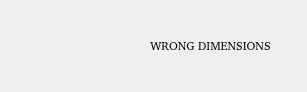
<?xml version="1.0" encoding="UTF-8"?>
<ui version="4.0">
 <class>warning</class>
 <widget class="QDialog" name="warning">
  <property name="geometry">
   <rect>
    <x>0</x>
    <y>0</y>
    <width>307</width>
    <height>92</height>
   </rect>
  </property>
  <property name="windowTitle">
   <string>Dialog</string>
  </property>
  <widget class="QLabel" name="label">
   <property name="geometry">
    <rect>
     <x>30</x>
     <y>20</y>
     <width>71</width>
     <height>61</height>
    </rect>
   </property>
   <property name="text">
    <string/>
   </property>
   <property name="pixmap">
    <pixmap>pictures/warning_sign.jpg</pixmap>
   </property>
   <property name="scaledContents">
    <bool>true</bool>
   </property>
  </widget>
  <widget class="QLabel" name="label_2">
   <property name="geometry">
    <rect>
     <x>110</x>
     <y>0</y>
     <width>201</width>
     <height>91</height>
    </rect>
   </property>
   <property name="font">
    <font>
     <family>Nimbus Mono PS [urw]</family>
    </font>
   </property>
   <property name="text">
    <string>WRONG DIMENSIONS</string>
   </property>
   <property name="alignment">
    <set>Qt::AlignCenter</set>
   </property>
  </widget>
 </widget>
 <resources/>
 <connections/>
</ui>
